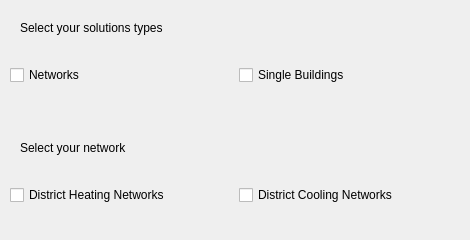
        <widget class="QWidget" name="dhcnTab">
         <attribute name="title">
          <string>Energy systems</string>
         </attribute>
         <widget class="QWidget" name="horizontalLayoutWidget">
          <property name="geometry">
           <rect>
            <x>10</x>
            <y>160</y>
            <width>451</width>
            <height>71</height>
           </rect>
          </property>
          <layout class="QHBoxLayout" name="horizontalLayout">
           <item>
            <widget class="QCheckBox" name="checkBox_3">
             <property name="text">
              <string>District Heating Networks</string>
             </property>
            </widget>
           </item>
           <item>
            <widget class="QCheckBox" name="checkBox_4">
             <property name="text">
              <string>District Cooling Networks</string>
             </property>
            </widget>
           </item>
          </layout>
         </widget>
         <widget class="QWidget" name="horizontalLayoutWidget_2">
          <property name="geometry">
           <rect>
            <x>10</x>
            <y>40</y>
            <width>451</width>
            <height>71</height>
           </rect>
          </property>
          <layout class="QHBoxLayout" name="horizontalLayout_2">
           <item>
            <widget class="QCheckBox" name="checkBox">
             <property name="text">
              <string>Networks</string>
             </property>
            </widget>
           </item>
           <item>
            <widget class="QCheckBox" name="checkBox_buildingSolution">
             <property name="text">
              <string>Single Buildings</string>
             </property>
            </widget>
           </item>
          </layout>
         </widget>
         <widget class="QLabel" name="label_10">
          <property name="geometry">
           <rect>
            <x>20</x>
            <y>20</y>
            <width>211</width>
            <height>16</height>
           </rect>
          </property>
          <property name="text">
           <string>Select your solutions types</string>
          </property>
         </widget>
         <widget class="QLabel" name="label_22">
          <property name="geometry">
           <rect>
            <x>20</x>
            <y>140</y>
            <width>201</width>
            <height>16</height>
           </rect>
          </property>
          <property name="text">
           <string>Select your network</string>
          </property>
         </widget>
        </widget>
